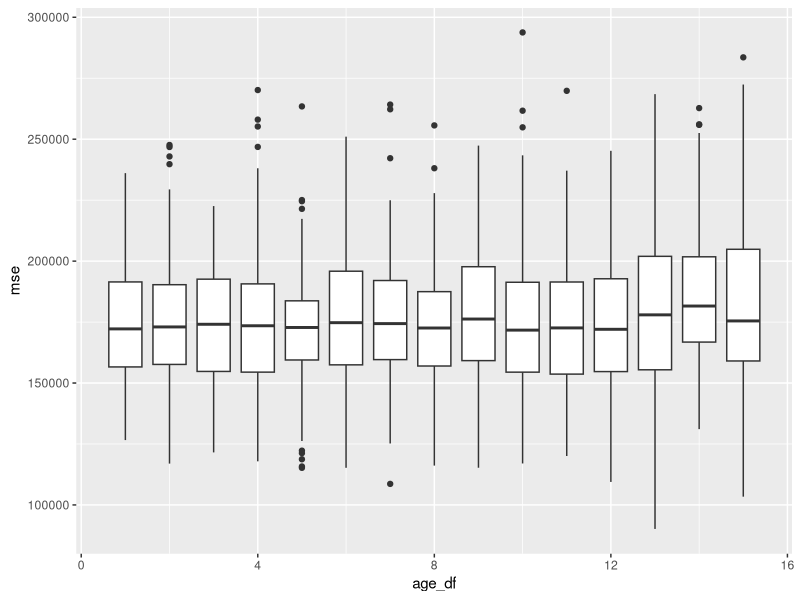
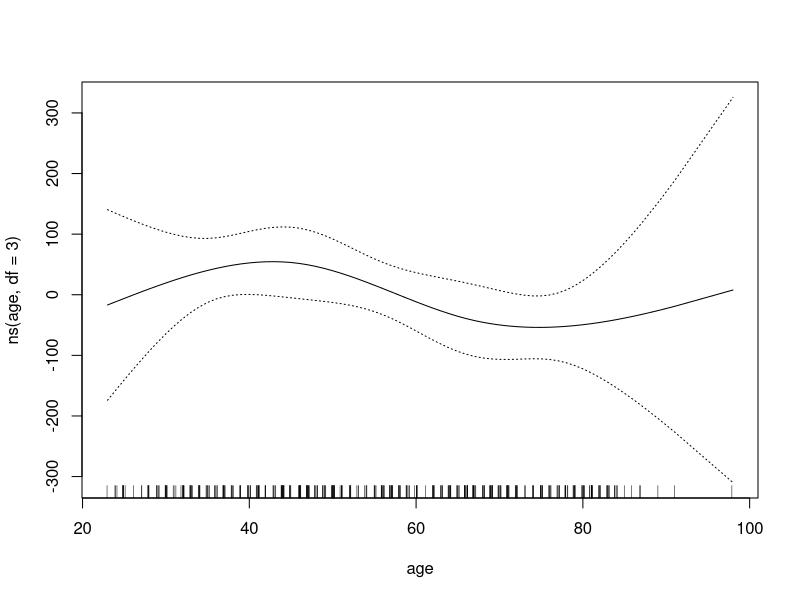

Reproduce these figures in R, in order.
## ---- chunk 1
knitr::opts_chunk$set(echo = TRUE, message = FALSE)
library(tidyverse)
library(modelr)
library(gam)
## ---- chunk 2
Credit <- read_csv("Credit.csv")
set.seed(2017)
ex <- resample_partition(Credit, p = c(train = 0.5, test = 0.5))
gam_age <- function(age_df, n){
  # monte carlo cross validation of the train data
  cv_ex <- crossv_mc(as.data.frame(ex$train), n)
  models <- map(cv_ex$train,
                ~ gam(balance ~ ns(income, df = 4) + ns(age, df = age_df) + student,
                      data = .))
  errors <- map2_dbl(models, cv_ex$test, rmse)
  errors^2
}
# range of degrees of freedom to evaluate
dfs <- 1:15
# calculate MSEs
cv_age_df <- dfs %>%
  plyr::ldply(function(x) gam_age(x, n = 100)) %>%
  mutate(age_df = dfs) %>%
  reshape2::melt("age_df", value.name = "mse") 
## ---- chunk 3
cv_age_df %>%
  ggplot(aes(x = age_df, y = mse)) +
  geom_boxplot(aes(group = age_df))
## ---- chunk 4
# calculate mean MSEs per degree of freedom
mean_mse <- cv_age_df %>% group_by(age_df) %>% summarise(mse = mean(mse)) %>% arrange(mse)
## ---- chunk 5
gam(balance ~ ns(income, df = 4) + ns(age, df = 3) + student,
                      data = Credit) %>% 
  plot(se = TRUE, terms = "ns(age, df = 3)")
